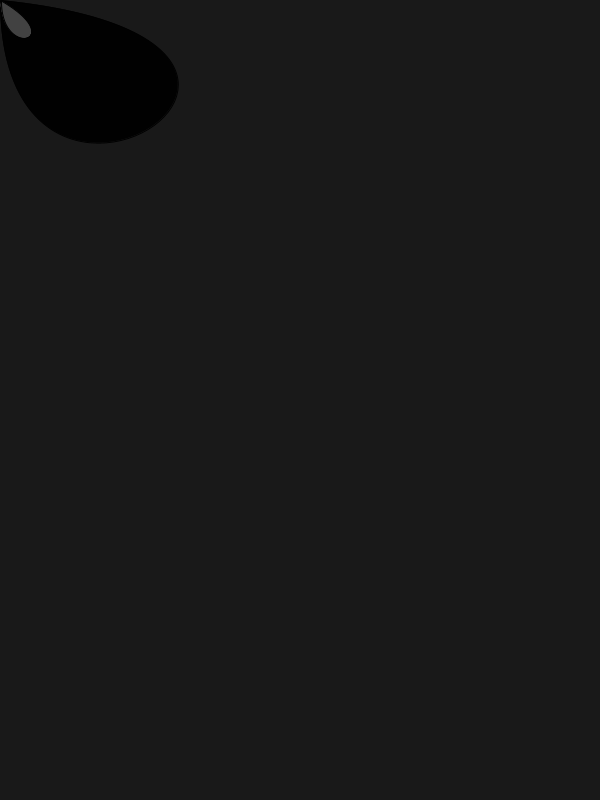
Frame 1 (no input)
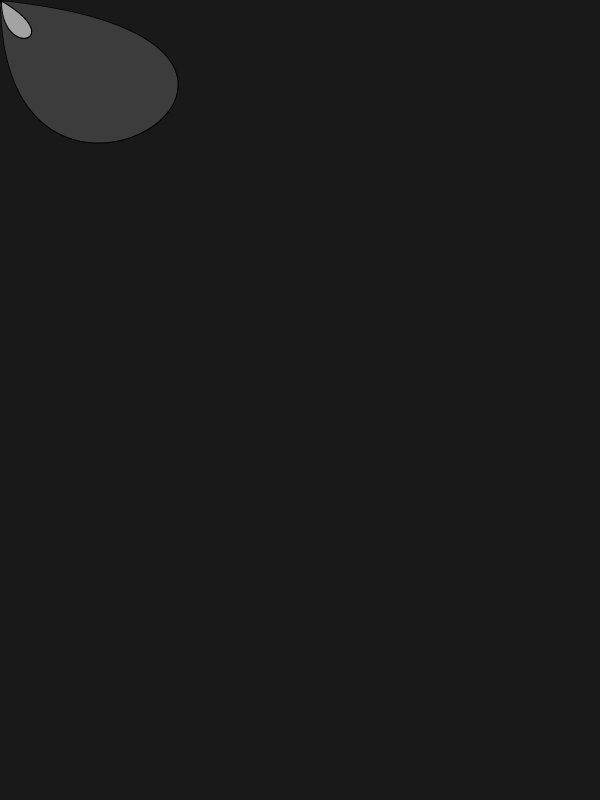
Frame 60 (the mouse pressed at the canvas centre just before this capture)
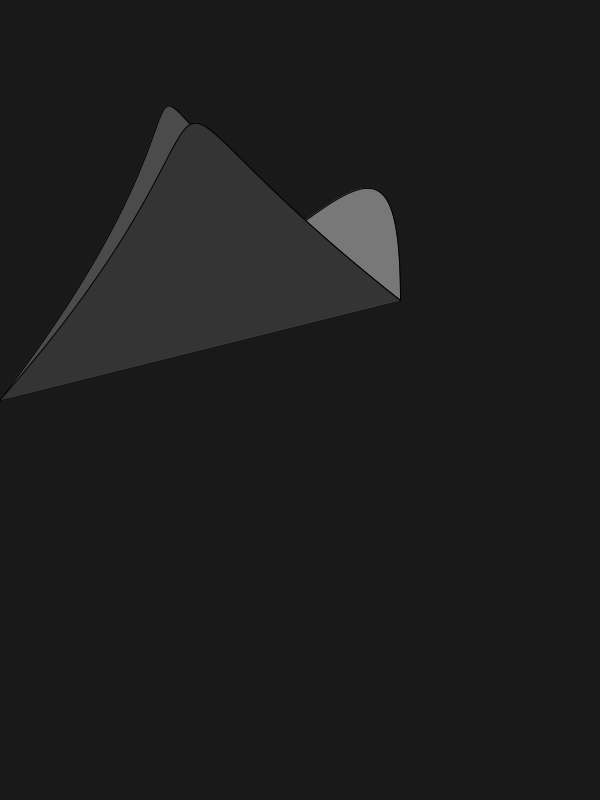
Frame 120 (the mouse held since frame 60 and released just before this capture)

The Processing sketch that drew these frames (run headless with seeded random() and noise(); from frame 60 on, the mouse is pressed at the canvas centre):

// Processing sketch: processing_58596
// ── processing_58596.pde

int x;
int y;
int directionx;
int directiony;
int c;

//runs once
void setup(){
  size(600,800);
  smooth();
  x=100;
  y=200;
  directionx=5;
  directiony=5;
  c=0;
}


void draw(){
  background(25);

  if(x<y);


  float value = saturation(c);  // Sets "value" to "126"
  fill(value);
  
  fill(10,20,30,c);
  c++;
  if(x==600){
    x=0;
    y=200;
  }

  colorMode(HSB, 255);
  //color c = color(0, 126, 255);  
  fill(c);
  bezier(sin(mouseY),mouseY,mouseX,width/2,height/2,40,mouseY,mouseX);
  fill(random(255));
  bezier(cos(mouseX),mouseY,mouseX,60,70,40,mouseY,mouseX);
  bezier(sin(mouseY),mouseY,mouseX,10,10,40,mouseY,mouseX);
  fill(random(255));
  bezier(cos(mouseX),mouseY,mouseX,60,70,40,mouseY,mouseX);


  
}
